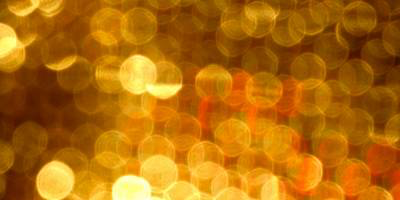
#> input picture test_fromarray/sample2.png, 400 x 200 px
$ python tes_fromarray_image.py
#> lines starting #> are read from the running program, lines starting #| are printed output that depends on the picture
from PIL import Image
import numpy
im = Image.open("sample2.png")
#> im is the input picture: PIL image 400x200 RGB; mean R, G, B 177.9, 107.8, 12
np_im = numpy.array(im)
print (np_im.shape)
#| (200, 400, 3)
np_im = np_im - 18
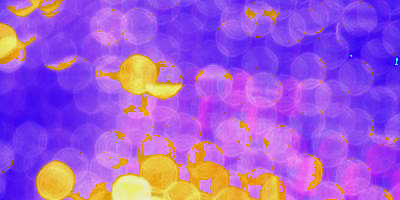
#> np_im: shape (200, 400, 3); mean R, G, B 159.9, 89.8, 212.1
#print(np_im)
new_im = Image.fromarray(np_im)
print (new_im)
#| <PIL.Image.Image image mode=RGB size=400x200 at 0x7F9937A98850>
new_im.save("numpy_altered_sample2.png")
